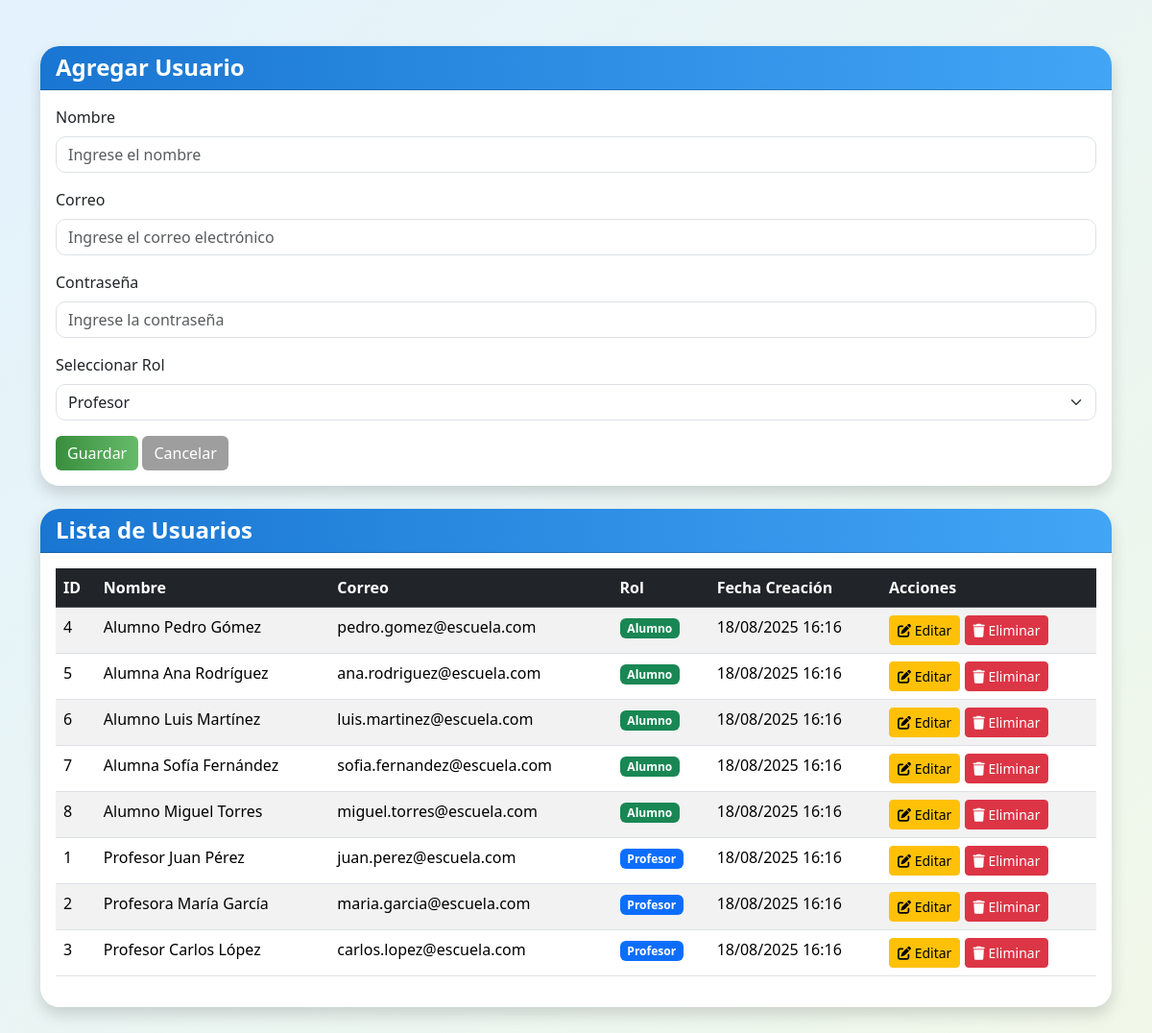
Page /AddRoles.php on the committed database.
### tables this page shows
CREATE TABLE `usuarios` (
  `id` int(11) NOT NULL,
  `nombre` varchar(100) NOT NULL,
  `correo` varchar(150) NOT NULL,
  `contrasena` varchar(255) NOT NULL,
  `rol` enum('profesor','alumno') NOT NULL,
  `creado_en` timestamp NULL DEFAULT current_timestamp()
);

### model/Database.php (called while the page is built, shortened)
<?php
class Database
{
  private $host = 'localhost';
  private $port = '3306';
  private $database = 'sistema_cursos';
  private $username = 'root';
  private $password = '';
  private $connection;
  private function connect()
  {
    try {
      $dsn = "mysql:host={$this->host};port={$this->port};dbname={$this->database};charset=utf8mb4";
      $this->connection = new PDO($dsn, $this->username, $this->password);
      $this->connection->setAttribute(PDO::ATTR_ERRMODE, PDO::ERRMODE_EXCEPTION);
      $this->connection->setAttribute(PDO::ATTR_DEFAULT_FETCH_MODE, PDO::FETCH_ASSOC);
    } catch (PDOException $e) {
      throw new Exception("Error de conexión a la base de datos: " . $e->getMessage());
    }
  }
  public function getConnection()
  {
    return $this->connection;
  }
}

### model/Usuario.php (called while the page is built, shortened)
<?php
require_once 'Database.php';
class Usuario
{
  private $connection;
  public function __construct()
  {
    $this->db = new Database();
    $this->connection = $this->db->getConnection();
  }
  public function obtenerTodos()
  {
    $query = "SELECT * FROM usuarios ORDER BY creado_en DESC";
    $stmt = $this->connection->prepare($query);
    $stmt->execute();
    return $stmt->fetchAll();
  }
}

### AddRoles.php (the view, shortened to what this page needs)
<?php
require_once 'model/Usuario.php';
$usuario = new Usuario();
$usuarios = $usuario->obtenerTodos();
?>
<!DOCTYPE html>
<html lang="es">
<head>
  <link href="https://cdn.jsdelivr.net/npm/bootstrap@5.3.2/dist/css/bootstrap.min.css" rel="stylesheet">
  <link href="https://cdnjs.cloudflare.com/ajax/libs/font-awesome/6.0.0/css/all.min.css" rel="stylesheet">
</head>
<body>
  <div class="container py-5">
    <div class="card shadow">
      <div class="card-header text-white">
        <h4 class="mb-0">Agregar Usuario</h4>
      </div>
      <div class="card-body">
        <form method="POST">
          <div class="mb-3">
            <label for="nombre" class="form-label">Nombre</label>
            <input type="text" id="nombre" name="nombre" class="form-control" placeholder="Ingrese el nombre" required>
          </div>
          <div class="mb-3">
            <label for="correo" class="form-label">Correo</label>
            <input type="email" id="correo" name="correo" class="form-control" placeholder="Ingrese el correo electrónico" required>
          </div>
          <div class="mb-3">
            <label for="contrasena" class="form-label">Contraseña</label>
            <input type="password" id="contrasena" name="contrasena" class="form-control" placeholder="Ingrese la contraseña" required>
          </div>
          <div class="mb-3">
            <label for="rolUsuario" class="form-label">Seleccionar Rol</label>
            <select id="rolUsuario" name="rolUsuario" class="form-select" required>
              <option value="profesor">Profesor</option>
            </select>
          </div>
          <button type="submit" class="btn btn-success">Guardar</button>
          <a href="#" class="btn btn-secondary">Cancelar</a>
        </form>
      </div>
    </div>
    <div class="card shadow mt-4">
      <div class="card-header text-white">
        <h4 class="mb-0">Lista de Usuarios</h4>
      </div>
      <div class="card-body">
        <div class="table-responsive">
          <table class="table table-striped table-hover">
            <thead class="table-dark">
              <tr>
                <th>ID</th>
                <th>Nombre</th>
                <th>Correo</th>
                <th>Rol</th>
                <th>Fecha Creación</th>
                <th>Acciones</th>
              </tr>
            </thead>
            <tbody>
              <?php foreach ($usuarios as $u): ?>
                <tr>
                  <td><?= htmlspecialchars($u['id']) ?></td>
                  <td><?= htmlspecialchars($u['nombre']) ?></td>
                  <td><?= htmlspecialchars($u['correo']) ?></td>
                  <td>
                    <span class="badge <?= $u['rol'] === 'profesor' ? 'bg-primary' : 'bg-success' ?>">
                      <?= ucfirst($u['rol']) ?>
                    </span>
                  </td>
                  <td><?= date('d/m/Y H:i', strtotime($u['creado_en'])) ?></td>
                  <td>
                    <a href="EditarUsuario.php?id=<?= $u['id'] ?>" class="btn btn-warning btn-sm">
                      <i class="fas fa-edit"></i> Editar
                    </a>
                    <a href="EliminarUsuario.php?id=<?= $u['id'] ?>"
                      class="btn btn-danger btn-sm"
                      onclick="return confirm('¿Seguro que deseas eliminar este usuario?');">
                      <i class="fas fa-trash"></i> Eliminar
                    </a>
                  </td>
                </tr>
              <?php endforeach; ?>
            </tbody>
          </table>
        </div>
      </div>
    </div>
  </div>
</body>
</html>

### AddRoles.php (style rules this page uses)
body { background: linear-gradient(135deg, #e3f2fd, #f1f8e9); font-family: 'Segoe UI', Tahoma, Geneva, Verdana, sans-serif; }
.card { border: none; border-radius: 20px; overflow: hidden; }
.card-header { background: linear-gradient(90deg, #1976d2, #42a5f5); }
.btn-success { background: linear-gradient(90deg, #388e3c, #66bb6a); border: none; }
.btn-secondary { background-color: #9e9e9e; border: none; }
.form-select, .form-control { border-radius: 10px; }
h4 { font-weight: bold; }

### rows in the picture
usuarios: id "4", nombre "Alumno Pedro Gómez", correo "pedro.gomez@escuela.com", rol "Alumno", creado_en "18/08/2025 16:16"
usuarios: id "5", nombre "Alumna Ana Rodríguez", correo "ana.rodriguez@escuela.com", rol "Alumno", creado_en "18/08/2025 16:16"
usuarios: id "6", nombre "Alumno Luis Martínez", correo "luis.martinez@escuela.com", rol "Alumno", creado_en "18/08/2025 16:16"
usuarios: id "7", nombre "Alumna Sofía Fernández", correo "sofia.fernandez@escuela.com", rol "Alumno", creado_en "18/08/2025 16:16"
usuarios: id "8", nombre "Alumno Miguel Torres", correo "miguel.torres@escuela.com", rol "Alumno", creado_en "18/08/2025 16:16"
usuarios: id "1", nombre "Profesor Juan Pérez", correo "juan.perez@escuela.com", rol "Profesor", creado_en "18/08/2025 16:16"
usuarios: id "2", nombre "Profesora María García", correo "maria.garcia@escuela.com", rol "Profesor", creado_en "18/08/2025 16:16"
usuarios: id "3", nombre "Profesor Carlos López", correo "carlos.lopez@escuela.com", rol "Profesor", creado_en "18/08/2025 16:16"
